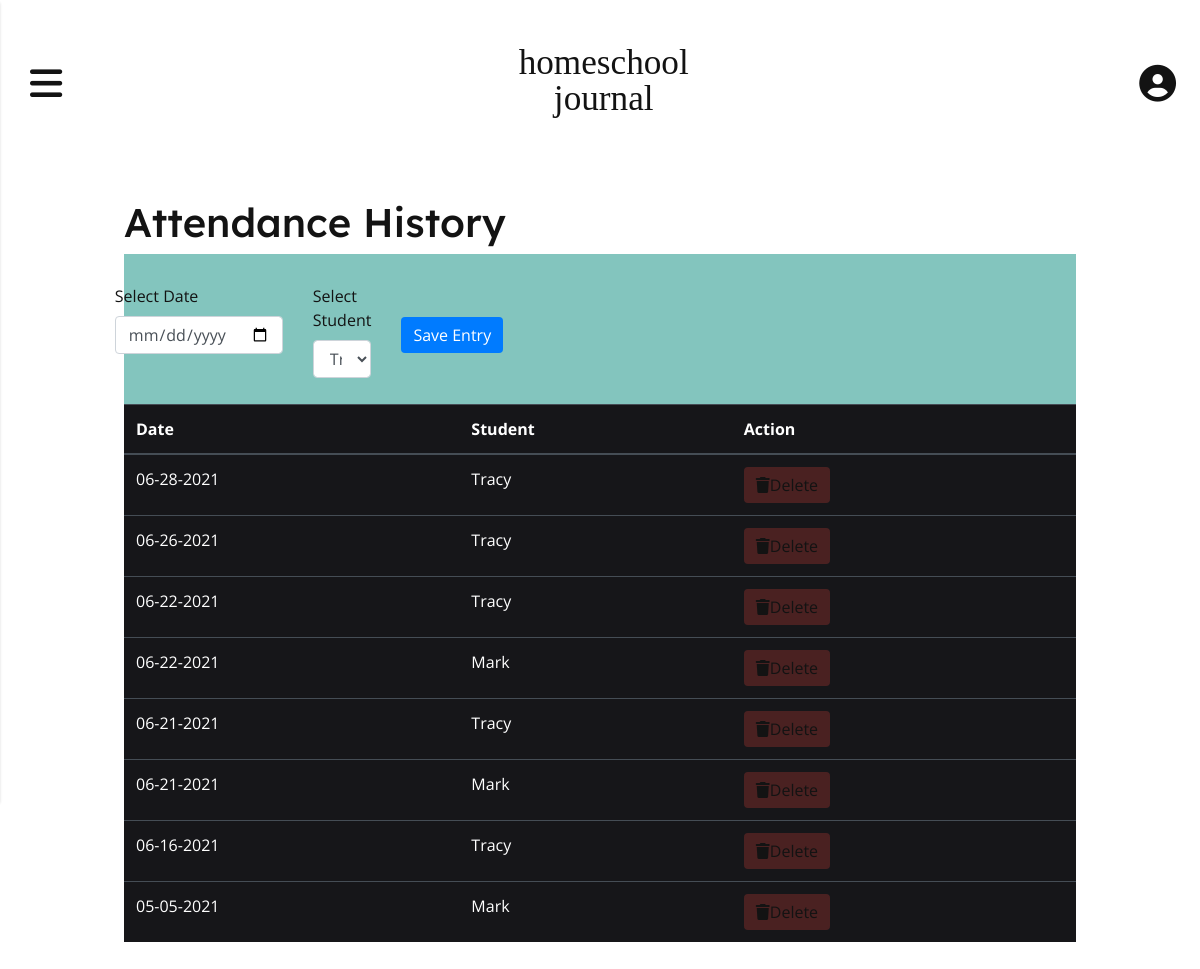
The app's page /attendance (signed in), older data.
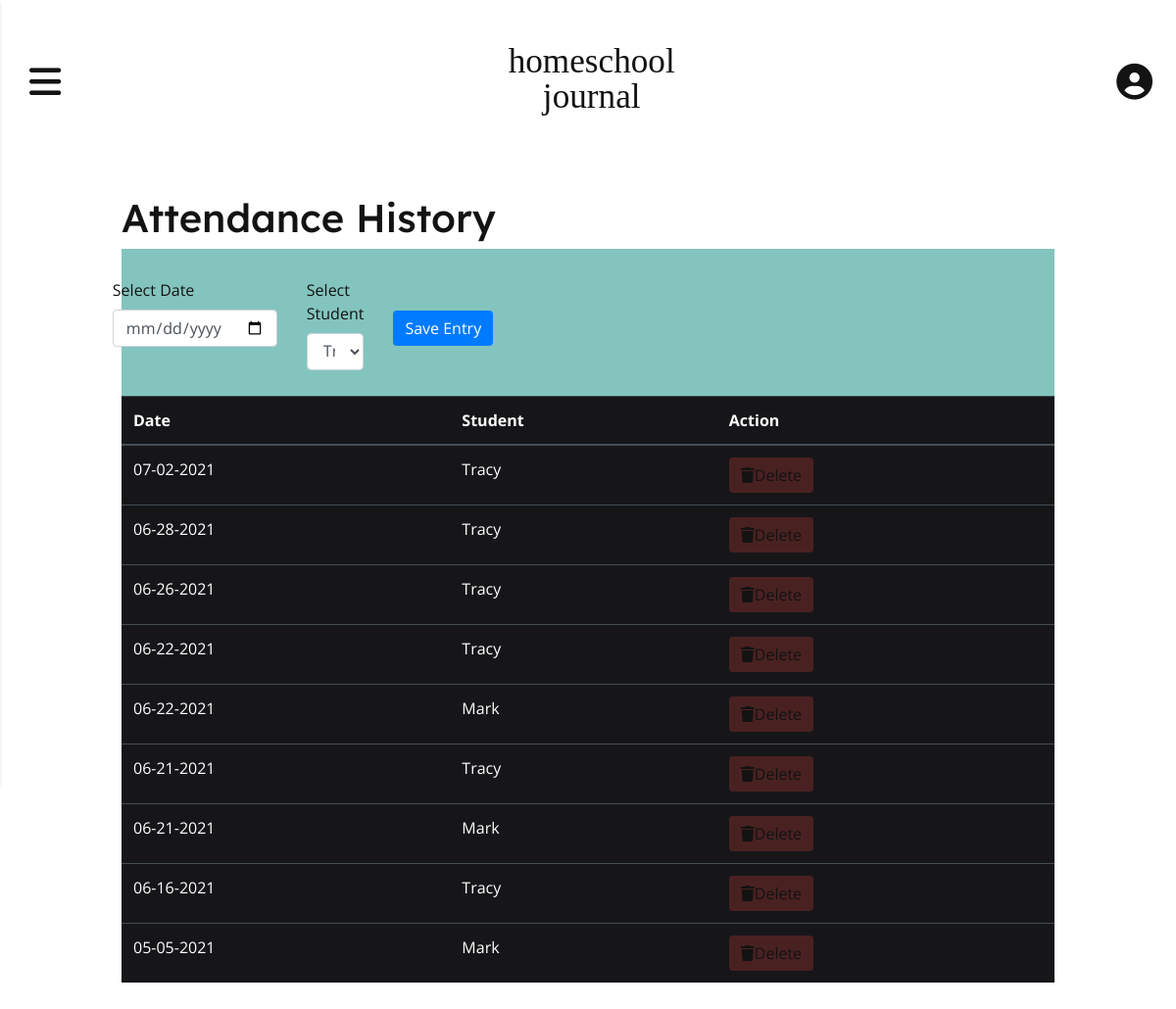
The same page, newer data.
### app/models.py (models this page shows, shortened)
class Attendance(db.Model):
    id = db.Column(db.Integer, primary_key=True)
    user_id = db.Column(db.Integer, db.ForeignKey('user.id'), index=True)
    attendance_date = db.Column(db.String(64), index=True)
    student_id = db.Column(db.Integer, db.ForeignKey('student.id'))

class Student(db.Model):
    id = db.Column(db.Integer, primary_key=True)
    student_name = db.Column(db.String(64), index=True)
    user_id = db.Column(db.Integer, db.ForeignKey('user.id'))
    attendance = db.relationship('Attendance', backref='student', lazy='dynamic')
    activities = db.relationship('Activity', backref='student', lazy='dynamic')
    def __str__(self):
        return self.student_name

### app/routes.py (the view, shortened to what this page needs)
@app.route('/attendance', methods=('GET', 'POST'))
@login_required
def attend():
    attendance_records = current_user.attendance.order_by(Attendance.attendance_date.desc()).all()
    students = current_user.students
    form = AddAttendanceForm()
    form.student.choices = students
    return render_template('attend.html', attendance_records=attendance_records, form=form)

### app/forms.py
class AddAttendanceForm(FlaskForm):
    attendance_date = DateField('Select Date', format='%Y-%m-%d')
    student = SelectField(u'Select Student', choices=[])
    submit = SubmitField('Save Entry')

### app/__init__.py (called while the page is built)
@app.template_filter()
def datetime_format_filter(value, format='%m-%d-%Y'):
    return value.strftime(format)

@app.template_filter()
def string_to_datetime_filter(value):
    return datetime.strptime(value, '%Y-%m-%d')

### app/models.py (called while the page is built)
@login.user_loader
def load_user(id):
    return User.query.get(int(id))

### app/templates/attend.html (shortened to what this page needs)
{% extends 'base.html' %}
{% block content %}
    <div>
        <h1>Attendance History</h1>
        <div id="log-container">
            <div class="formwrapper" id="log-attendance">
                <form method="POST" action="/attendance" class="form" role="form" id="log-attendance-form" novalidate>
                    <div class="form-group">
                        {{ form.attendance_date.label }}
                        {{ form.attendance_date(class_='form-control') }}
                    </div>
                    <div class="form-group">
                        {{ form.student.label }}
                        {{ form.student(class_='form-control') }}
                    </div>
                    <p>{{ form.submit(class_='btn btn-primary') }}</p>
                </form>
            </div>
        </div>
        <table class="table table-hover table-dark">
            <thead>
                <tr>
                    <th>Date</th>
                    <th>Student</th>
                    <th>Action</th>
                </tr>
            </thead>
            <tbody>
                {% for record in attendance_records %}
                <tr>
                    <td>{{ record.attendance_date | string_to_datetime_filter | datetime_format_filter }}</td>
                    <td>{{ record.student }}</td>
                    <td><a href="{{ url_for('delete_attendance', id=record.id) }}" class="btn btn-delete btn-xs" onclick="return confirm('Are you sure you want to delete?')"><i class="fas fa-trash"></i>Delete</a></td>
                </tr>
                {% endfor %}
            </tbody>
        </table>
    </div>
{% endblock %}

Row changes from the older to the newer data that the page shows:
added Attendance: attendance_date "07-02-2021", student "Tracy"
